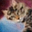

Recreate this plot in Python.
from denoising_diffusion_pytorch import Unet, GaussianDiffusion
import os.path
from torchvision import transforms
import torch

if __name__ == "__main__":
    model = Unet(
        dim=16,
        dim_mults=(1, 2, 4)
    )

    diffusion = GaussianDiffusion(
        model,
        image_size=32,
        timesteps=1000,  # number of steps
        loss_type='l1'  # L1 or L2
    )

    data = torch.load("models/cat_mini.pt",map_location=torch.device('cpu'))
    diffusion.load_state_dict(data['model'])
    diffusion.eval()
    images_tensor = diffusion.sample(1)

    if(not os.path.exists("results")):
        os.mkdir("results")

    for i,image_tensor in enumerate(images_tensor):
        image = transforms.ToPILImage(mode='RGB')(image_tensor)
        image.save(f"results/sample_{i}.png")
